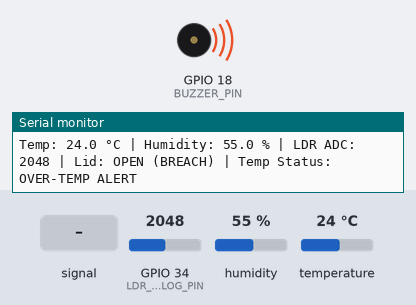
Bench run of a sketch on a simulated ESP32. Shown: buzzer (waves = sounding, pin HIGH), the last lines printed to the serial monitor. The inputs (shaded band) are chosen by the test bench; at power-on: temperature 24 °C, GPIO 34 (LDR_ANALOG_PIN) = 2048, humidity 55 % (analog values on the 0–4095 scale).

Above: at 2.29 s.
2.3 s: GPIO 34 (LDR_ANALOG_PIN) fed a 200 Hz sine of ±1842 counts around its level
5.8 s: temperature set to 10 °C
9.3 s: temperature set to 7 °C
13.5 s: GPIO 34 (LDR_ANALOG_PIN) set to 2858
17.0 s: GPIO 34 (LDR_ANALOG_PIN) set to 2936
At 17.0 s:
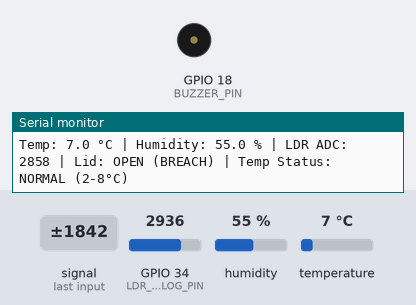
21.5 s: GPIO 34 (LDR_ANALOG_PIN) set to 2343
23.0 s: GPIO 34 (LDR_ANALOG_PIN) set to 2228
At 23.07 s:
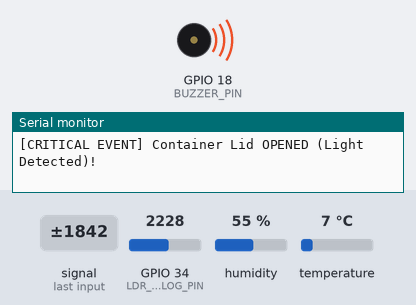
Timing chart, 0 to 27.5 s (numbered marks = the images above; inputs shaded):
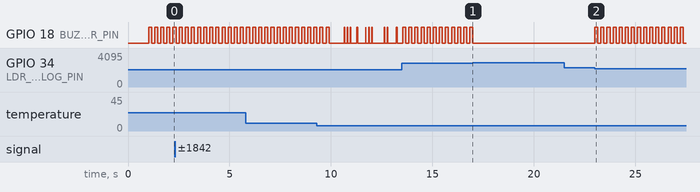

Measured:
- the behaviour switches between 2900 and 2901 on GPIO 34 (LDR_ANALOG_PIN) (found by bisection; images 0 and 1)
- the behaviour switches between 2300 and 2299 on GPIO 34 (LDR_ANALOG_PIN) (found by bisection; images 1 and 2)
- after the input at 17.0 s, GPIO 18 (BUZZER_PIN): stops changing and stays LOW
- after the input at 23.0 s, GPIO 18 (BUZZER_PIN): alternates HIGH for 0.15 s and LOW for 0.15 s, starting at once

The sketch:

TRISENSOR.ino
```cpp
#include <Arduino.h>
#include <DHT.h>

// --- Pin Assignments ---
#define DHTPIN          4   // DHT11 Data line
#define LDR_ANALOG_PIN  34  // 4-pin LM393 LDR AO pin
#define BUZZER_PIN      18  // Active Buzzer I/O (Signal) pin

#define DHTTYPE DHT11
DHT dht(DHTPIN, DHTTYPE);

// --- Cold-Chain Safety Limits (2.0°C to 8.0°C) ---
const float TEMP_MIN_SAFE = 2.0;   // Freezing risk threshold
const float TEMP_MAX_SAFE = 8.0;   // Over-temperature threshold
const float HUMID_MAX_SAFE = 65.0; // High relative humidity limit

// --- LDR Calibration Thresholds ---
// Light detected (Lid OPEN)  : Raw ADC falls below THRESHOLD_OPEN
// Pitch dark (Lid CLOSED)    : Raw ADC rises above THRESHOLD_CLOSE
const int THRESHOLD_OPEN  = 2300;
const int THRESHOLD_CLOSE = 2900;

// --- Timing & Intervals ---
unsigned long lastSensorRead = 0;
const unsigned long SENSOR_INTERVAL = 2000; // 2 sec DHT11 sampling rate

unsigned long lastBuzzerToggle = 0;
bool buzzerState = false;

// Global State Flags
bool isLidOpen = false;
bool isTempBreach = false;

// Noise filtering for ESP32 ADC
int readFilteredADC(int pin) {
  long sum = 0;
  const int samples = 16;
  for (int i = 0; i < samples; i++) {
    sum += analogRead(pin);
    delayMicroseconds(80);
  }
  return sum / samples;
}

void setup() {
  Serial.begin(115200);
  delay(1000);

  // Initialize Buzzer
  pinMode(BUZZER_PIN, OUTPUT);
  digitalWrite(BUZZER_PIN, LOW);

  // Configure ADC for full 0 - 3.3V measurement
  analogSetAttenuation(ADC_11db);
  analogReadResolution(12);

  dht.begin();

  Serial.println("====================================================");
  Serial.println(" Cold-Chain Box Monitor: LDR + DHT11 + Buzzer Active");
  Serial.println("====================================================");
}

void loop() {
  unsigned long currentMillis = millis();

  // 1. Check LDR Lid Status Continuously (High Responsiveness)
  int rawLdr = readFilteredADC(LDR_ANALOG_PIN);

  if (!isLidOpen && rawLdr < THRESHOLD_OPEN) {
    isLidOpen = true;
    Serial.println("\n[CRITICAL EVENT] Container Lid OPENED (Light Detected)!");
  } else if (isLidOpen && rawLdr > THRESHOLD_CLOSE) {
    isLidOpen = false;
    Serial.println("\n[STATUS] Container Lid CLOSED (Darkness Restored).");
  }

  // 2. Sample DHT11 at Rated 2-Second Frequency
  if (currentMillis - lastSensorRead >= SENSOR_INTERVAL) {
    lastSensorRead = currentMillis;

    float humidity = dht.readHumidity();
    float temperature = dht.readTemperature();

    if (isnan(humidity) || isnan(temperature)) {
      Serial.println("[ERROR] Failed to read from DHT11 sensor! Check wiring.");
    } else {
      // Evaluate Temperature Excursions
      if (temperature > TEMP_MAX_SAFE) {
        isTempBreach = true;
      } else if (temperature < TEMP_MIN_SAFE) {
        isTempBreach = true;
      } else {
        isTempBreach = false;
      }

      // Print telemetry stream
      Serial.print("Temp: ");
      Serial.print(temperature, 1);
      Serial.print(" °C | Humidity: ");
      Serial.print(humidity, 1);
      Serial.print(" % | LDR ADC: ");
      Serial.print(rawLdr);
      Serial.print(" | Lid: ");
      Serial.print(isLidOpen ? "OPEN (BREACH)" : "CLOSED");
      Serial.print(" | Temp Status: ");
      if (temperature > TEMP_MAX_SAFE) {
        Serial.print("OVER-TEMP ALERT");
      } else if (temperature < TEMP_MIN_SAFE) {
        Serial.print("FREEZE RISK ALERT");
      } else {
        Serial.print("NORMAL (2-8°C)");
      }
      Serial.println();
    }
  }

  // 3. Buzzer Alarm State Machine
  // Condition: Beep if lid is open OR temperature is outside safe boundaries
  if (isLidOpen || isTempBreach) {
    // Non-blocking pulsed beep: 150ms ON / 150ms OFF
    if (currentMillis - lastBuzzerToggle >= 150) {
      lastBuzzerToggle = currentMillis;
      buzzerState = !buzzerState;
      digitalWrite(BUZZER_PIN, buzzerState ? HIGH : LOW);
    }
  } else {
    // Silence buzzer under normal conditions
    digitalWrite(BUZZER_PIN, LOW);
    buzzerState = false;
  }
}
```
